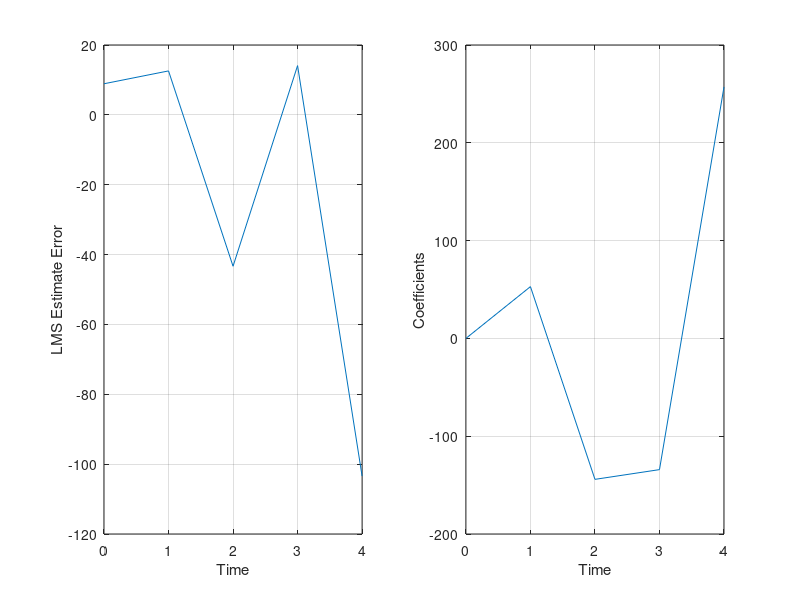

This chart was generated by the following MATLAB code:
clear all
close all
h =[10 3];
a=1;
N = input('Enter N =');
t = 0:N-1;
x = sin(t);%random sine signal
%xf = filter(h,a,x);%filtered output
xf = conv(h,x); %in case filter function is considered to be a part of signal processing toolbox
xf(1) = [];
mean = 0;
var = 1;
n =var*rand(size(t))+mean;%Noise signal
y = xf+n; %output with noise
w = zeros(1,N); %adaptive filter coefficients
e = zeros(1,N); %Error signal
yhat = zeros(1,N);%Adaptive Filter Output
mu = input('Enter the value =');
for i = 1:N
    e(i) = y(i)- w(i)*x(i);
    w(i+1) = w(i)+mu*e(i)*x(i);
end
for i=1:N
yhat(i) = w(i) * x(i);  
end
w(1) = [];
subplot(1,2,1)
plot(t,e)
xlabel('Time');
ylabel('LMS Estimate Error');
grid on
subplot(1,2,2)
plot(t,w)
xlabel('Time');
ylabel('Coefficients');
grid on